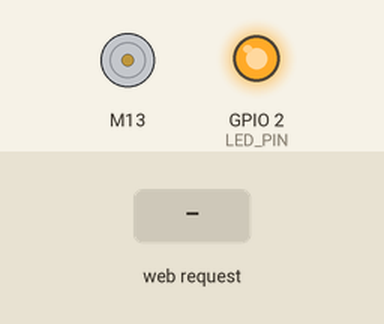
This sketch was run on a simulated ESP32. Parts: DC motor (green arrow = forward, orange = backward, longer = faster), output pins drawn as LEDs (lit = HIGH). The inputs (shaded band) are chosen by the test bench. WiFi joins after 1.5 s; servers stay silent unless stated; what the sketch prints to the serial monitor is not drawn.

Above: at 1.1 s.
At 8.7 s:
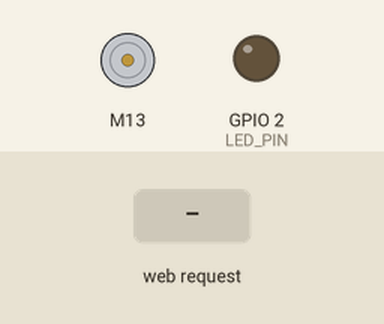
8.8 s: HTTP request GET /?value= received
Timing chart, 0 to 11.8 s (numbered marks = the images above; inputs shaded):
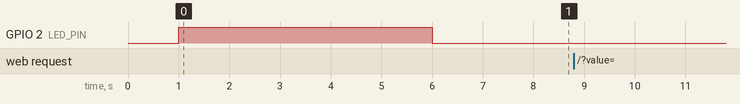

The sketch:

esc-control.ino
```cpp
#include <WiFi.h>
#include <ESP32Servo.h>
#include "ESC.h"

/////////////////////////////////////////////////////////////////////////////Config and Globals////////////////////////////////////////////////////////////////////////////////////////////
// Macros
#define LED_PIN 2
#define ESC_PIN 13
#define SERVO_PIN 14
#define MIN_SPEED 1000
#define MAX_SPEED 1700

// WiFi credentials
const char *ssid = "Crazy Frog"; // Set by user
const char *password = "Stravinsky1913"; // Set by user

// Web server
WiFiServer server(80);

// ESC
ESC esc(ESC_PIN, 1000, 1850, 500);

// Servo
Servo servo;


// HTTP
// Variable to store the HTTP request
String header;

// Decode HTTP GET value
String valueString = String(5);
int pos1 = 0;
int pos2 = 0;

// Current time
unsigned long currentTime = millis();
// Previous time
unsigned long previousTime = 0;
// Define timeout time in milliseconds
const long timeoutTime = 2000;

int button25Value = MIN_SPEED + (MAX_SPEED - MIN_SPEED) * 0.25;
int button50Value = MIN_SPEED + (MAX_SPEED - MIN_SPEED) * 0.50;
int button75Value = MIN_SPEED + (MAX_SPEED - MIN_SPEED) * 0.75;
String button25ValueStr = String(button25Value);
String button50ValueStr = String(button50Value);
String button75ValueStr = String(button75Value);
String minSpeedStr = String(MIN_SPEED);
String maxSpeedStr = String(MAX_SPEED);

////////////////////////////////////////////////////////////////////////////////////////Setup////////////////////////////////////////////////////////////////////////////////////////////

void setup_wifi() {
  delay(10);
  Serial.println();
  Serial.print("Connecting to ");
  Serial.println(ssid);
  WiFi.begin(ssid, password);

  while (WiFi.status() != WL_CONNECTED) {
    Serial.print(".");
  }

  Serial.println("");
  Serial.println("WiFi connected");
  Serial.println("IP address: ");
  Serial.println(WiFi.localIP());
  server.begin();
}

// Arduino setup function
void setup() {
  Serial.begin(9600);
  delay(1000);
  pinMode(ESC_PIN, OUTPUT);
  pinMode(LED_PIN, OUTPUT);
  digitalWrite(LED_PIN, HIGH); // set led to on to indicate arming
  esc.arm(); // Send the Arm command to ESC
  delay(5000); // Wait a while
  digitalWrite(LED_PIN, LOW); // led off to indicate arming completed

  setup_wifi();
}

////////////////////////////////////////////////////////////////////////////////////////Loop/////////////////////////////////////////////////////////////////////////////////////////////////
void loop() {
  WiFiClient client = server.available();   // Listen for incoming clients

  if (client) {                             // If a new client connects,
    currentTime = millis();
    previousTime = currentTime;
    Serial.println("New Client.");          // Print a message out in the serial port
    String currentLine = "";                // Make a String to hold incoming data from the client
    while (client.connected() && currentTime - previousTime <= timeoutTime) { // Loop while the client's connected
      currentTime = millis();
      if (client.available()) {             // If there's bytes to read from the client,
        char c = client.read();             // Read a byte, then
        Serial.write(c);                    // Print it out the serial monitor
        header += c;
        if (c == '\n') {                    // If the byte is a newline character
          // If the current line is blank, you got two newline characters in a row.
          // That's the end of the client HTTP request, so send a response:
          if (currentLine.length() == 0) {
            // Prepare the response
            client.println("HTTP/1.1 200 OK");
            client.println("Content-type:text/html");
            client.println("Connection: close");
            client.println();

            client.println("<!DOCTYPE html>");
            client.println("<html lang=\"en\">");
            client.println("<head>");
            client.println("<meta name=\"viewport\" content=\"width=device-width, initial-scale=1.0\">");
            client.println("<style>");
            client.println("body { display: flex; justify-content: center; align-items: center; height: 100vh; font-family: Arial, sans-serif; }");
            client.println(".container { text-align: center; }");
            client.println(".slider { width: 100%; max-width: 300px; }");
            client.println(".button { display: inline-block; padding: 10px 20px; font-size: 20px; cursor: pointer; text-align: center; text-decoration: none; outline: none; color: #fff; background-color: #4CAF50; border: none; border-radius: 15px; box-shadow: 0 9px #999; }");
            client.println(".button:hover { background-color: #3e8e41; }");
            client.println(".button:active { background-color: #3e8e41; box-shadow: 0 5px #666; transform: translateY(4px); }");
            client.println("#killButton { background-color: red; color: white; padding: 20px 40px; font-size: 24px; margin-top: 20px; }");
            client.println("</style>");
            client.println("</head>");
            client.println("<body>");
            client.println("<div class=\"container\">");
            client.println("<h1>ESC Control Center</h1>");
            client.println("<p>Pulse Width: <span id=\"escPulse\"></span>&#956;s</p>");
            client.println("<input type=\"range\" min=\"" + minSpeedStr + "\" max=\"" + maxSpeedStr + "\" class=\"slider\" id=\"escSlider\" onchange=\"esc(this.value)\" value=\""+valueString+"\"/>");
            client.println("<br/><br/>");
            client.println("<button class=\"button\" id=\"upButton\">Up</button>");
            client.println("<button class=\"button\" id=\"downButton\">Down</button>");
            client.println("<br/><br/>");
            client.println("<button class=\"button\" id=\"button_25\" style=\"background-color: green; color: white;\">25%</button>");
            client.println("<button class=\"button\" id=\"button_50\" style=\"background-color: green; color: white;\">50%</button>");
            client.println("<button class=\"button\" id=\"button_75\" style=\"background-color: green; color: white;\">75%</button>");
            client.println("<button class=\"button\" id=\"maxButton\" style=\"background-color: green; color: white;\">MAX</button>");
            client.println("<br/><br/>");
            client.println("<button class=\"button\" id=\"killButton\">KILL</button>");
            client.println("<audio id=\"killSound\" src=\"https://audio.jukehost.co.uk/WZouY1JxlTfazBV9wwZeHlW60jgBsGVa\"></audio>");
            client.println("</div>");
            client.println("<script src=\"https://ajax.googleapis.com/ajax/libs/jquery/3.3.1/jquery.min.js\"></script>");
            client.println("<script>");
            client.println("var slider = document.getElementById(\"escSlider\");");
            client.println("var escP = document.getElementById(\"escPulse\"); escP.innerHTML = slider.value;");
            client.println("slider.oninput = function() { escP.innerHTML = this.value; esc(this.value); };");
            client.println("$.ajaxSetup({timeout:1000}); function esc(pos) { ");
            client.println("$.get(\"/?value=\" + pos + \"&\", {Connection: \"close\"}); }");
            client.println("document.getElementById(\"upButton\").addEventListener(\"click\", function() { adjustESC(25); });");
            client.println("document.getElementById(\"downButton\").addEventListener(\"click\", function() { adjustESC(-25); });");
            client.println("document.getElementById(\"button_25\").addEventListener(\"click\", function() { slider.value = " + button25ValueStr + "; escP.innerHTML = " + button25ValueStr + "; esc(" + button25ValueStr + "); });");
            client.println("document.getElementById(\"button_50\").addEventListener(\"click\", function() { slider.value = " + button50ValueStr + "; escP.innerHTML = " + button50ValueStr + "; esc(" + button50ValueStr + "); });");
            client.println("document.getElementById(\"button_75\").addEventListener(\"click\", function() { slider.value = " + button75ValueStr + "; escP.innerHTML = " + button75ValueStr + "; esc(" + button75ValueStr + "); });");
            client.println("document.getElementById(\"maxButton\").addEventListener(\"click\", function() { slider.value = " + maxSpeedStr + "; escP.innerHTML = " + maxSpeedStr + "; esc(" + maxSpeedStr + "); });");
            client.println("document.getElementById(\"killButton\").addEventListener(\"click\", function() { slider.value = " + minSpeedStr + "; escP.innerHTML = " + minSpeedStr + "; esc(" + minSpeedStr + "); var audio = document.getElementById('killSound'); audio.play(); });");
            client.println("function adjustESC(offset) { var newValue = parseInt(escP.innerHTML) + offset;");
            client.println("if (newValue < " + minSpeedStr + ") { newValue = " + minSpeedStr + "; }");
            client.println("if (newValue > " + maxSpeedStr + ") { newValue = " + maxSpeedStr + "; }");
            client.println("slider.value = newValue; escP.innerHTML = newValue; esc(newValue); }");
            client.println("</script>");
            client.println("</body>");
            client.println("</html>");

            // GET /?value=1240& HTTP/1.1
            if (header.indexOf("GET /?value=") >= 0) {
              pos1 = header.indexOf('=');
              pos2 = header.indexOf('&');
              valueString = header.substring(pos1 + 1, pos2);

              // Set the ESC pulse width
              esc.speed(valueString.toInt());
              // Serial.println(valueString);
            }

            client.println();
            break;
          } else { // If you got a newline, then clear currentLine
            currentLine = "";
          }
        } else if (c != '\r') {  // If you got anything else but a carriage return character,
          currentLine += c;      // Add it to the end of the currentLine
        }
      }
    }
    // Clear the header variable
    header = "";
    // Close the connection
    client.stop();
    Serial.println("Client disconnected.");
    Serial.println("");
  }
}
```

Measured:
- after the input at 8.8 s, every drawn part: stays the same
